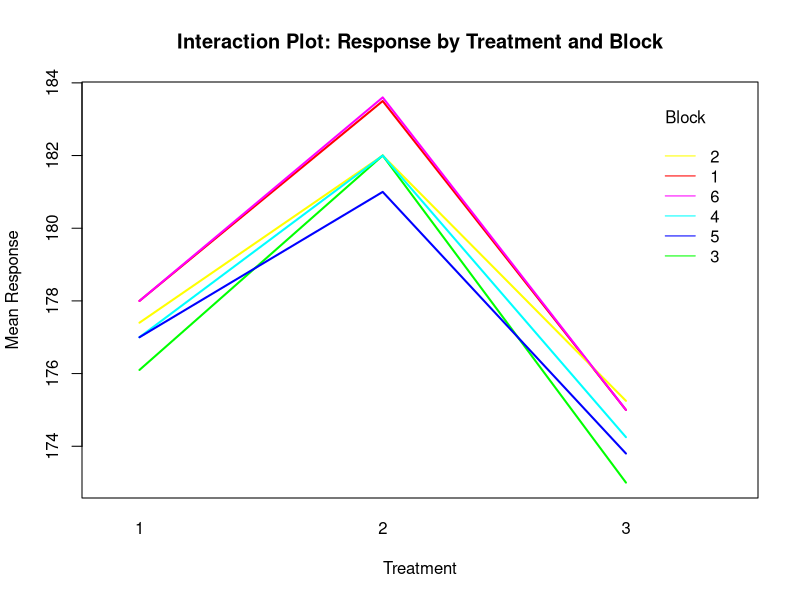

Generate this figure with R: (Note: this script raises an error after producing the figure.)
# Load necessary library
library(dplyr)

# Set parameters
set.seed(123)
pop.mean <- 95
treatment.effects <- c(80, 85, 77)  # Effects for 3 treatments
block.effects <- c(3, 2, 1, 2,1,3)  # Effects for 3 blocks

# Generate full factorial design
treatments <- rep(1:3, each = 6)  # 3 treatments
blocks <- rep(1:6, times = 3)  # 3 blocks

# ---- Additive Model ----
interaction.effects_additive <- matrix(c(
  0, 0.5, 0,  
  0.4, 0, 1.25,  
  0.1, 1, 0,  
  0, 0, 0.25,
  1, 0, 0.8,
  0, 0.6, 0
), nrow = 6, byrow = TRUE)

# Generate observed scores (Additive)
score_additive <- pop.mean + 
  treatment.effects[treatments] + 
  block.effects[blocks] + 
  interaction.effects_additive[cbind(blocks, treatments)]

add_data <- data.frame(Treat = treatments, Blocks = blocks, Response = score_additive)
interaction.plot(add_data$Treat, add_data$Blocks, add_data$Response, lty = 1,  # Use solid lines for better visibility
                 col = rainbow(length(unique(add_data$Blocks))),  # Use colours 
                 lwd = 2,  # Increase line width
                 pch = 19, # Use filled circle points
                 cex = 1.2,  # Increase point size
                 xlab = "Treatment", 
                 ylab = "Mean Response", 
                 main = "Interaction Plot: Response by Treatment and Block",
                 legend = TRUE,  # Ensure the legend is displayed
                 trace.label = "Block")

color_data <- add_data %>% rename(Color = Treat, Area = Blocks, Texture = Response)
color_data$Color <- factor(color_data$Color, labels = c("Red", "Black", "Blue"))
color_data$Area <- factor(color_data$Area, labels = c("A", "B", "C", "D", "E", "F"))
write.csv(color_data, "color_data.csv", row.names = F)

# ---- Non-Additive Model ----
interaction.effects_nonadditive <- matrix(c(
  0, 0, 0,  
  -3, 0, -3,  
  0, 0, 0   
), nrow = 3, byrow = TRUE)

# Generate observed scores (Non-Additive)
score_nonadditive <- pop.mean + 
  treatment.effects[treatments] + 
  block.effects[blocks] + 
  interaction.effects_nonadditive[cbind(blocks, treatments)]

# Combine both datasets into a single data frame
rcbd_data <- data.frame(
  Treatment = factor(rep(treatments, 2)), 
  Block = factor(rep(blocks, 2)), 
  Score = c(score_additive, score_nonadditive),
  Model = rep(c("Additive Model", "Non-Additive Model"), each = length(score_additive))
)

ggplot(rcbd_data, aes(x = Treatment, y = Score, color = Block, group = Block)) +
  geom_point(size = 3) +
  geom_line(size = 1) +
  facet_wrap(~Model) +  # Facet the two models
  labs(title = "",
       x = "Treatment", y = "Response") +
  theme_bw()

# function 

simulate_rcbd <- function(seed = 123, pop.mean = 95, 
                          treatment.effects = c(6, 2, 6), 
                          block.effects = c(3, 2, 1, 2, 1, 3),
                          error.sd = 2) {
  
  # Set seed for reproducibility
  set.seed(seed)
  
  # Number of treatments and blocks
  num_treatments <- length(treatment.effects)
  num_blocks <- length(block.effects)
  
  # Generate full factorial design
  treatments <- rep(1:num_treatments, each = num_blocks)
  blocks <- rep(1:num_blocks, times = num_treatments)
  
  # Define a fixed interaction effects matrix (hardcoded inside function)
  interaction.effects <- matrix(c(
    0, 0.5, 0,  
    0.4, 0, 1.25,  
    0.1, 1, 0,  
    0, 0, 0.25,
    1, 0, 0.8,
    0, 0.6, 0
  ), nrow = num_blocks, byrow = TRUE)
  
  # Generate observed scores (Additive model without user-defined interactions)
  score_additive <- pop.mean + 
    treatment.effects[treatments] + 
    block.effects[blocks] + 
    interaction.effects[cbind(blocks, treatments)] +
    rnorm(length(treatments), mean = 0, sd = error.sd)  # Add random error
  
  # Create a dataframe
  rcbd_data <- data.frame(
    Block = factor(blocks),
    Treatment = factor(treatments),
    Score = score_additive
  )
  
  return(rcbd_data)
}

# Example Usage:
simulated_data <- simulate_rcbd()
print(head(simulated_data))

